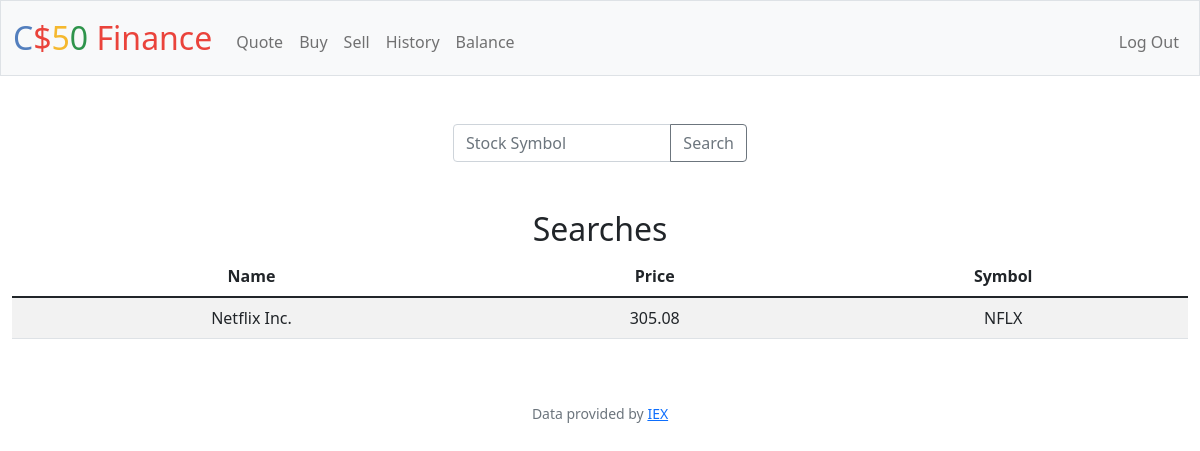
The page /quote (signed in) on the database its author committed.
### tables this page shows
CREATE TABLE stocks (name varchar(255), price FLOAT, symbol varchar(255), 'user' INTEGER);

### app.py (the view)
@app.route("/quote", methods=["GET", "POST"])
@login_required
def quote():
    if request.method == "POST":
        symbol = request.form.get("symbol")
        quote = lookup(symbol)
        if not quote:
            return apology("Stock not Found")
        db.execute("INSERT into stocks (name, price, symbol, user) VALUES(?, ?, ?, ?)", list(quote.values())[0], list(quote.values())[1], list(quote.values())[2], session["user_id"])
        return redirect("/quote")
    else:
        history = db.execute("SELECT * FROM stocks WHERE user = ?", session["user_id"])
        return render_template("quote.html", stocks=history)

### app.py (called while the page is built)
@app.after_request
def after_request(response):
    response.headers["Cache-Control"] = "no-cache, no-store, must-revalidate"
    response.headers["Expires"] = 0
    response.headers["Pragma"] = "no-cache"
    return response

### helpers.py (called while the page is built)
def login_required(f):
    @wraps(f)
    def decorated_function(*args, **kwargs):
        if session.get("user_id") is None:
            return redirect("/login")
        return f(*args, **kwargs)
    return decorated_function

### templates/quote.html (shortened to what this page needs)
{% extends "layout.html" %}
{% block main %}
    <form action="/quote" method="post" class="input-group mb-3 sizing">
        <input autocomplete="off" autofocus name="symbol" placeholder="Stock Symbol" type="text" class="form-control">
        <button type="submit" class="btn btn-outline-secondary">Search</button>
    </form>
<div class="section">
    <h2>Searches</h2>
    <table class="table table-striped">
        <thead>
            <tr>
                <th>Name</th>
                <th>Price</th>
                <th>Symbol</th>
            </tr>
        </thead>
        <tbody>
            {% for stock in stocks %}
                <tr>
                    <td>{{ stock.name }}</td>
                    <td>{{ stock.price }}</td>
                    <td>{{ stock.symbol }}</td>
                </tr>
            {% endfor %}
        </tbody>
    </table>
</div>
{% endblock %}

### static/styles.css (style rules this page uses)
h2 { padding-top: 2rem; }
.sizing { width: 25%; left: 37.5%; }

### rows shown on the page
stocks: name "Netflix Inc.", price "305.08", symbol "NFLX"
